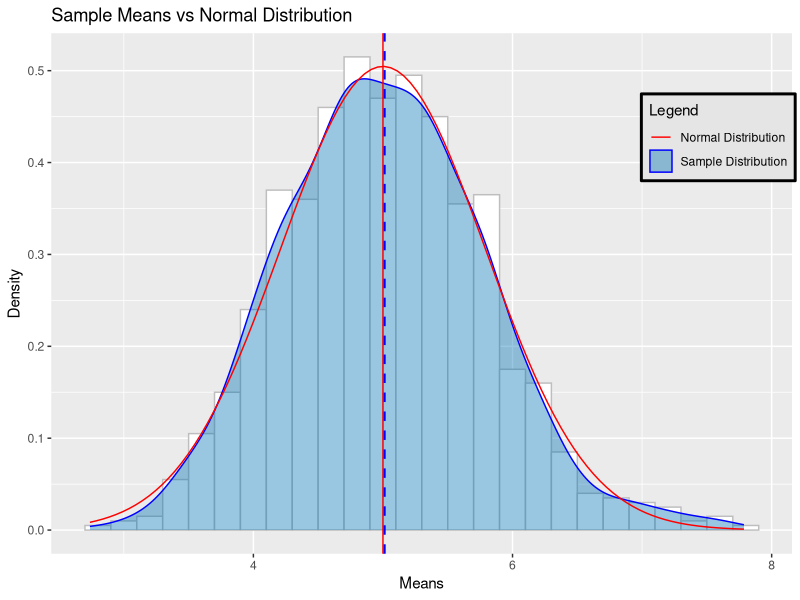

Write R code to recreate this figure.
## ---- chunk 1
set.seed(123)
nSim <- 1000 # number of simulations
n <- 40 # sample size
lambda <- 0.2 # lambda for the exponential distribution
## ---- chunk 2
# generate n*nSim number of random number
data <- rexp(n*nSim, lambda)  
dataMatrix <- matrix(ncol = n, data) # put them in a matrix
## ---- chunk 3
# calculate the mean of each row and put them in data frame for ggplot
sampleMean <- data.frame(sampleMean = apply(dataMatrix, 1,mean))
# calculate the mean and variance
mean_sampleMean <- mean(sampleMean$sampleMean)
var_sampleMean <- var(sampleMean$sampleMean)
## ---- chunk 4
# for the theoretical mean, std and variance
meanTheo <- 1/lambda
stdTheo <- (1/lambda)/sqrt(n)
varTheo <- stdTheo^2
## ---- chunk 5
#Companring sample and theoretical mean, variance
cat("Sample Mean:", mean_sampleMean, "\nTheoretical Mean:",meanTheo)
cat("Sample Variance:", var_sampleMean, "\nTheoretical Variance:", varTheo )
## ---- chunk 6
library(ggplot2)
cols <- c("Sample Distribution" ="blue","Normal Distribution" ="red", "Bar"="grey")
g <- ggplot(sampleMean) + aes(x=sampleMean) + 
  geom_histogram(aes(y = ..density..),binwidth = 0.2, colour = "grey", fill="white") +
  geom_density(alpha = 0.4, fill = "#0072B2", aes(colour = "Sample Distribution")) + 
  geom_vline(aes(xintercept = mean_sampleMean), colour = "blue", linetype = "dashed", size = 0.8) +
  stat_function(fun = dnorm, args = list(mean = meanTheo, sd = stdTheo), aes(colour = "Normal Distribution")) +
  geom_vline(aes(xintercept = meanTheo), colour = "red") +
  labs(title = "Sample Means vs Normal Distribution", x = "Means", y = "Density") +
  scale_colour_manual(name = "Legend", values = cols) +
  theme(legend.key = element_rect(linetype = 0, colour = "grey", fill = 0)) +
  theme(legend.position = c(0.9, 0.8), legend.background = element_rect(color = "black", fill = "grey90", size = 1, linetype = "solid"))

g
